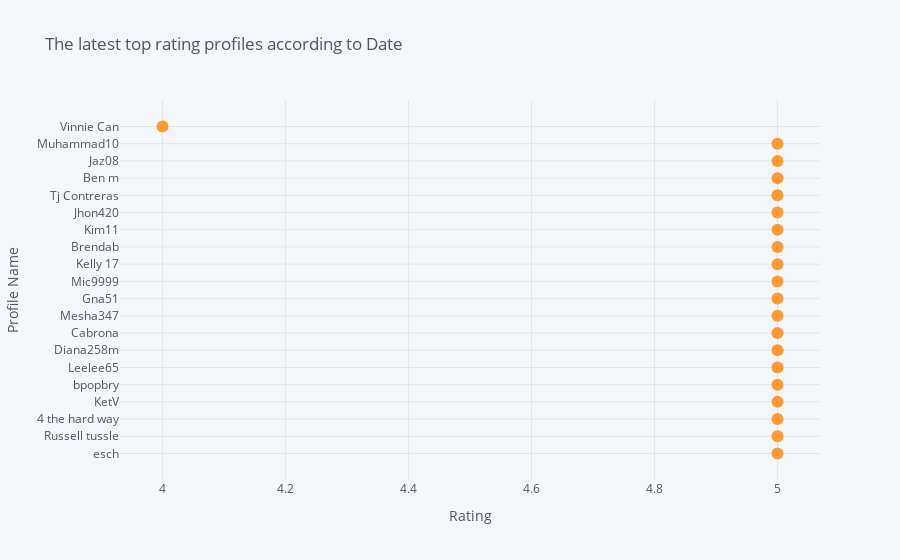

Notebook code for this chart:
### Code cell
pos_data.head(20).iplot(
    x='Rating',
    y='Profile Name',
    xTitle='Rating',
    yTitle='Profile Name',
    mode='markers',
    title='The latest top rating profiles according to Date')

### Figure 1 — Plotly figure (JSON) as saved in the notebook; plotly's stock layout.template omitted (floating-point values rounded to 4 significant figures)
{"data": [{"line": {"color": "rgba(255, 153, 51, 1.0)", "dash": "solid", "shape": "linear", "width": 1.3}, "marker": {"size": 12, "symbol": "circle"}, "mode": "markers", "name": "Profile Name", "text": "", "type": "scatter", "x": [5, 5, 5, 5, 5, 5, 5, 5, 5, 5, 5, 5, 5, 5, 5, 5, 5, 5, 5, 4], "y": ["esch", "Russell tussle", "4 the hard way", "KetV", "bpopbry", "Leelee65", "Diana258m", "Cabrona", "Mesha347", "Gna51", "Mic9999", "Kelly 17", "Brendab", "Kim11", "Jhon420", "Tj Contreras", "Ben m", "Jaz08", "Muhammad10", "Vinnie Can"]}], "layout": {"legend": {"bgcolor": "#F5F6F9", "font": {"color": "#4D5663"}}, "paper_bgcolor": "#F5F6F9", "plot_bgcolor": "#F5F6F9", "title": {"font": {"color": "#4D5663"}, "text": "The latest top rating profiles according to Date"}, "xaxis": {"gridcolor": "#E1E5ED", "showgrid": true, "tickfont": {"color": "#4D5663"}, "title": {"font": {"color": "#4D5663"}, "text": "Rating"}, "zerolinecolor": "#E1E5ED"}, "yaxis": {"gridcolor": "#E1E5ED", "showgrid": true, "tickfont": {"color": "#4D5663"}, "title": {"font": {"color": "#4D5663"}, "text": "Profile Name"}, "zerolinecolor": "#E1E5ED"}}}
